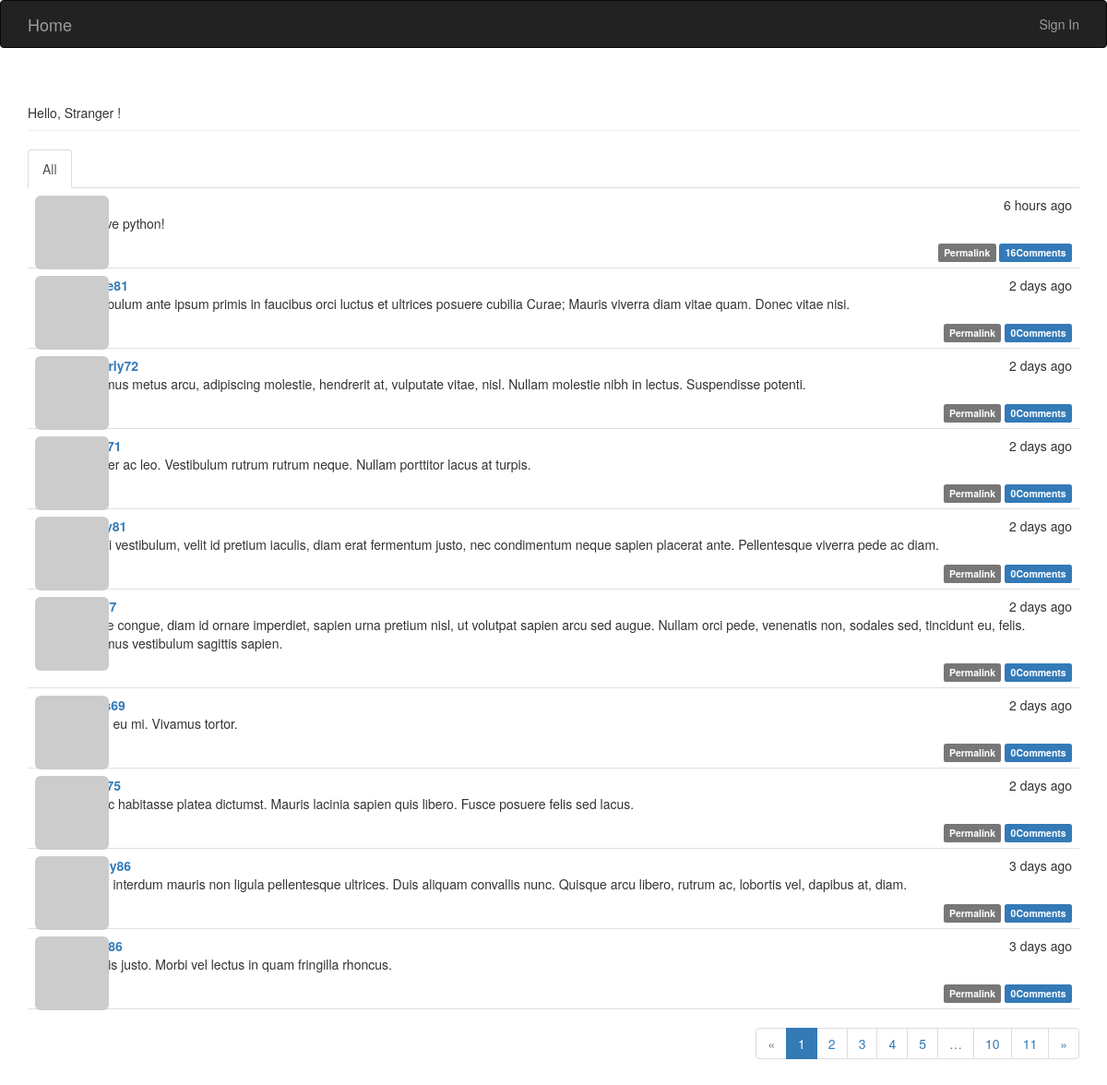
The page / on the database its author committed.
### flasky.py (models this page shows, shortened)
class Post(db.Model):
    __tablename__ = 'posts'
    id = db.Column(db.Integer, primary_key=True)
    body = db.Column(db.Text)
    timestamp = db.Column(db.DateTime, index=True, default=datetime.utcnow)
    author_id = db.Column(db.Integer, db.ForeignKey('users.id'))
    body_html = db.Column(db.Text)
    comments = db.relationship('Comment', backref='post', lazy='dynamic')

class User(UserMixin, db.Model):
    __tablename__ = 'users'
    id = db.Column(db.Integer, primary_key=True)
    email = db.Column(db.String(64), unique=True, index=True)
    username = db.Column(db.String(64), unique=True)
    password_hash = db.Column(db.String(128))
    role_id = db.Column(db.Integer, db.ForeignKey('roles.id'))
    confirmed = db.Column(db.Boolean, default=False)
    location = db.Column(db.String(64))
    about_me = db.Column(db.Text())
    member_since = db.Column(db.DateTime(), default=datetime.utcnow)
    last_seen = db.Column(db.DateTime(), default=datetime.utcnow)
    avatar_hash = db.Column(db.String(32))#email md5
    posts = db.relationship('Post', backref='author', lazy='dynamic')
    followed = db.relationship('Follow',
                               foreign_keys=[Follow.follower_id],
                               backref=db.backref('follower', lazy='joined'),
                               lazy='dynamic',
                               cascade='all, delete-orphan')
    followers = db.relationship('Follow', foreign_keys=[Follow.followed_id],
                                backref=db.backref('followed', lazy='joined'),
                                lazy='dynamic',
                                cascade='all, delete-orphan')
    comments = db.relationship('Comment', backref='author', lazy='dynamic')
    @property
    def password(self):
        raise AttributeError('password is not a readable attribute')
    def gravatar(self, size=100, default='identicon', rating='g'):
        if request.is_secure:
            url = 'https://secure.gravatar.com/avatar'
        else:
            url = 'https://www.gravatar.com/avatar'
        hash = hashlib.md5(self.email.encode('utf-8')).hexdigest()
        return '{url}/{hash}?s={size}&d={default}&r={rating}'.format(
            url=url, hash=hash, size=size, default=default, rating=rating)

### flasky.py (the view)
@app.route('/', methods=['GET', 'POST'])
def index():
    form = PostForm()
    if current_user.can(Permission.WRITE_ARTICLES) and form.validate_on_submit():
        post = Post(body=form.body.data, author=current_user._get_current_object())
        db.session.add(post)
        return redirect(url_for('index'))
    show_followed = False
    if current_user.is_authenticated:
        show_followed = bool(request.cookies.get('show_followed', ''))
    if show_followed:
        query = current_user.followed_posts
    else:
        query = Post.query
    page = request.args.get('page', 1, type=int)
    pagination = query.order_by(Post.timestamp.desc()).paginate(
        page, per_page=current_app.config['FLASKY_POST_PER_PAGE'],
        error_out=False
    )
    posts = pagination.items
    return render_template('index.html', form=form, posts=posts,
                           show_followed=show_followed, pagination=pagination)

### flasky.py (called while the page is built)
@app.context_processor
def inject_permissions():
    return dict(Permission=Permission)

    def can(self, permissions):
        return False

### templates/index.html (shortened to what this page needs)
{% extends "base.html" %}
{% import "bootstrap/wtf.html" as wtf %}
{% import "_macros.html" as macros %}
{% block page_content %}
<div class="page-header">
    Hello,
    {% if current_user.is_authenticated %}
        {{ current_user.username }}
    {% else %}
        Stranger
    {% endif %}!
</div>
<div class="post-tabs">
    <ul class="nav nav-tabs">
    {% if current_user.is_authenticated %}
        {% if not show_followed %}
        <li class="active"><a href="{{ url_for('show_all') }}"> All</a></li>
        <li class="default"><a href="{{ url_for('show_followed') }}">Followers</a></li>
        {% else %}
        <li class="default"><a href="{{ url_for('show_all') }}"> All</a></li>
        <li class="active"><a href="{{ url_for('show_followed') }}">Followers</a></li>
        {% endif %}
    {% else %}
        <li class="active"><a href="{{ url_for('show_all') }}"> All</a></li>
    {% endif %}
    </ul>
    {% include "_posts.html" %}
</div>
<div class="profile-header">
    {% if pagination %}
    <div class="pagination">
        {{ macros.pagination_widget(pagination, 'index') }}
    </div>
    {% endif %}
</div>
{% endblock %}

### templates/_posts.html (shortened to what this page needs)
<ul class="posts">
    {% for post in posts %}
    <li class="post">
        <div class="post-thumbnail">
            <a href="{{ url_for('user', username=post.author.username) }}">
                <img class="img-rounded profile-thumbnail"
                src="{{ post.author.gravatar(size=40) }}">
            </a>
        </div>
        <div class="post-content">
            <div class="post-date">{{ moment(post.timestamp).fromNow() }}</div>
            <div class="post-author">
                <a href="{{ url_for('user', username=post.author.username) }}">
                    {{ post.author.username }}
                </a>
            </div>
            <div class="post-body">
                {% if post.body_html %}
                    {{ post.body_html | safe }}
                {% else %}
                    {{ post.body }}
                {% endif %}
            </div>
            <div class="post-footer">
                <a href="{{ url_for('post', id=post.id) }}">
                    <span class="label label-default">Permalink</span>
                </a>
                <a href="{{ url_for('post', id=post.id) }}#comments">
                    <span class="label label-primary">
                        {{ post.comments.count() }}Comments
                    </span>
                </a>
            </div>
        </div>
    </li>
    {% endfor %}
</ul>

### static/styles.css (style rules this page uses)
.profile-thumbnail { position: absolute; }
.profile-header { min-height: 260px; margin-left: 280px; }
div.post-tabs { margin-top: 16px; }
ul.posts { list-style-type: none; padding: 0px; margin: 16px 0px 0px 0px; border-top: 1px solid #e0e0e0; }
div.post-tabs ul.posts { margin: 0px; border-top: none; }
ul.posts li.post { padding: 8px; border-bottom: 1px solid #e0e0e0; }
div.post-date { float: right; }
div.post-author { font-weight: bold; }
div.post-thumbnail { position: absolute; }
div.post-content { margin-left: 48px; min-height: 48px; }
div.post-footer { text-align: right; }
div.pagination { width: 100%; text-align: right; padding: 0px; margin: 0px; }

### rows shown on the page
Post: timestamp "6 hours ago", body_html "Ｉ love python!", comments.count "16"
Post: timestamp "2 days ago", body_html "Vestibulum ante ipsum primis in faucibus orci luctus et ultrices posuere cubilia Curae; Mauris viverra diam vitae quam. Donec vitae nisi.", comments.count "0"
Post: timestamp "2 days ago", author.username "beverly72", body_html "Vivamus metus arcu, adipiscing molestie, hendrerit at, vulputate vitae, nisl. Nullam molestie nibh in lectus. Suspendisse potenti.", comments.count "0"
Post: timestamp "2 days ago", body_html "Integer ac leo. Vestibulum rutrum rutrum neque. Nullam porttitor lacus at turpis.", comments.count "0"
Post: timestamp "2 days ago", body_html "Morbi vestibulum, velit id pretium iaculis, diam erat fermentum justo, nec condimentum neque sapien placerat ante. Pellentesque viverra pede ac diam.", comments.count "0"
Post: timestamp "2 days ago", body_html "Fusce congue, diam id ornare imperdiet, sapien urna pretium nisl, ut volutpat sapien arcu sed augue. Nullam orci pede, venenatis non, sodales sed, tincidunt eu, felis. Vivamus vestibulum sagittis sapien.", comments.count "0"
Post: timestamp "2 days ago", body_html "Proin eu mi. Vivamus tortor.", comments.count "0"
Post: timestamp "2 days ago", body_html "In hac habitasse platea dictumst. Mauris lacinia sapien quis libero. Fusce posuere felis sed lacus.", comments.count "0"
Post: timestamp "3 days ago", body_html "Proin interdum mauris non ligula pellentesque ultrices. Duis aliquam convallis nunc. Quisque arcu libero, rutrum ac, lobortis vel, dapibus at, diam.", comments.count "0"
Post: timestamp "3 days ago", body_html "In quis justo. Morbi vel lectus in quam fringilla rhoncus.", comments.count "0"

### other values the page prints
{{ p }} "1"
{{ p }} "2" "3" "4" "5" "10" "11"
